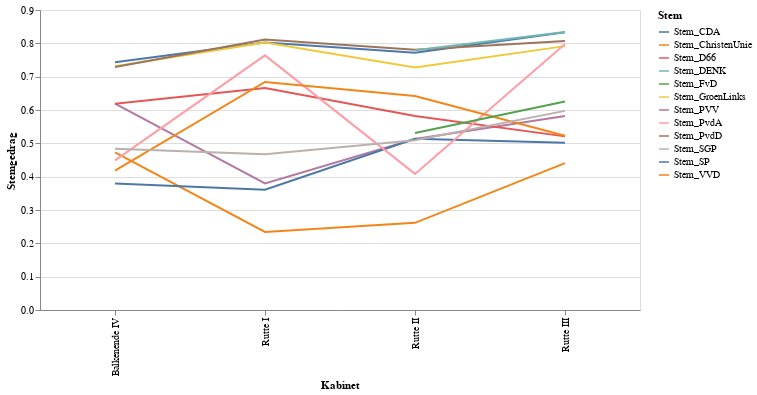

Notebook code for this chart:
### Markdown cell above
### Van Koorten en de Bie: Welke partij is de 'tegenpartij'?

### Code cell
startjaar = 2020
data = df.groupby(['Kabinet']).mean()[['Stem_'+p for p in get_largest_parties(startjaar,12)]]
data = data.reset_index()
data = data.melt('Kabinet',var_name='Stem', value_name='Stemgedrag')

alt.Chart(data,width=600).mark_line().encode(
    x='Kabinet:N',
    y=alt.Y('Stemgedrag:Q'),
    color='Stem:N',
)

### Figure 1 — Vega-Lite specification as saved in the notebook (floating-point values rounded to 4 significant figures)
{"config": {"view": {"continuousWidth": 400, "continuousHeight": 300}}, "data": {"name": "data-288ff51c28242f2bcdb246d6a37d47fa"}, "mark": "line", "encoding": {"color": {"type": "nominal", "field": "Stem"}, "x": {"type": "nominal", "field": "Kabinet"}, "y": {"type": "quantitative", "field": "Stemgedrag"}}, "width": 600, "$schema": "https://vega.github.io/schema/vega-lite/v4.8.1.json", "datasets": {"data-288ff51c28242f2bcdb246d6a37d47fa": [{"Kabinet": "Balkenende IV", "Stem": "Stem_VVD", "Stemgedrag": 0.4727}, {"Kabinet": "Rutte I", "Stem": "Stem_VVD", "Stemgedrag": 0.2343}, {"Kabinet": "Rutte II", "Stem": "Stem_VVD", "Stemgedrag": 0.2616}, {"Kabinet": "Rutte III", "Stem": "Stem_VVD", "Stemgedrag": 0.4406}, {"Kabinet": "Balkenende IV", "Stem": "Stem_PVV", "Stemgedrag": 0.6193}, {"Kabinet": "Rutte I", "Stem": "Stem_PVV", "Stemgedrag": 0.38}, {"Kabinet": "Rutte II", "Stem": "Stem_PVV", "Stemgedrag": 0.5128}, {"Kabinet": "Rutte III", "Stem": "Stem_PVV", "Stemgedrag": 0.5821}, {"Kabinet": "Balkenende IV", "Stem": "Stem_D66", "Stemgedrag": 0.6185}, {"Kabinet": "Rutte I", "Stem": "Stem_D66", "Stemgedrag": 0.6659}, {"Kabinet": "Rutte II", "Stem": "Stem_D66", "Stemgedrag": 0.5823}, {"Kabinet": "Rutte III", "Stem": "Stem_D66", "Stemgedrag": 0.5209}, {"Kabinet": "Balkenende IV", "Stem": "Stem_CDA", "Stemgedrag": 0.3793}, {"Kabinet": "Rutte I", "Stem": "Stem_CDA", "Stemgedrag": 0.3606}, {"Kabinet": "Rutte II", "Stem": "Stem_CDA", "Stemgedrag": 0.5136}, {"Kabinet": "Rutte III", "Stem": "Stem_CDA", "Stemgedrag": 0.5021}, {"Kabinet": "Balkenende IV", "Stem": "Stem_SP", "Stemgedrag": 0.7434}, {"Kabinet": "Rutte I", "Stem": "Stem_SP", "Stemgedrag": 0.8022}, {"Kabinet": "Rutte II", "Stem": "Stem_SP", "Stemgedrag": 0.7714}, {"Kabinet": "Rutte III", "Stem": "Stem_SP", "Stemgedrag": 0.8334}, {"Kabinet": "Balkenende IV", "Stem": "Stem_GroenLinks", "Stemgedrag": 0.7312}, {"Kabinet": "Rutte I", "Stem": "Stem_GroenLinks", "Stemgedrag": 0.8028}, {"Kabinet": "Rutte II", "Stem": "Stem_GroenLinks", "Stemgedrag": 0.7272}, {"Kabinet": "Rutte III", "Stem": "Stem_GroenLinks", "Stemgedrag": 0.7916}, {"Kabinet": "Balkenende IV", "Stem": "Stem_PvdA", "Stemgedrag": 0.449}, {"Kabinet": "Rutte I", "Stem": "Stem_PvdA", "Stemgedrag": 0.764}, {"Kabinet": "Rutte II", "Stem": "Stem_PvdA", "Stemgedrag": 0.4083}, {"Kabinet": "Rutte III", "Stem": "Stem_PvdA", "Stemgedrag": 0.7982}, {"Kabinet": "Balkenende IV", "Stem": "Stem_ChristenUnie", "Stemgedrag": 0.4179}, {"Kabinet": "Rutte I", "Stem": "Stem_ChristenUnie", "Stemgedrag": 0.6842}, {"Kabinet": "Rutte II", "Stem": "Stem_ChristenUnie", "Stemgedrag": 0.6419}, {"Kabinet": "Rutte III", "Stem": "Stem_ChristenUnie", "Stemgedrag": 0.5229}, {"Kabinet": "Balkenende IV", "Stem": "Stem_PvdD", "Stemgedrag": 0.7292}, {"Kabinet": "Rutte I", "Stem": "Stem_PvdD", "Stemgedrag": 0.8118}, {"Kabinet": "Rutte II", "Stem": "Stem_PvdD", "Stemgedrag": 0.781}, {"Kabinet": "Rutte III", "Stem": "Stem_PvdD", "Stemgedrag": 0.807}, {"Kabinet": "Balkenende IV", "Stem": "Stem_SGP", "Stemgedrag": 0.4835}, {"Kabinet": "Rutte I", "Stem": "Stem_SGP", "Stemgedrag": 0.467}, {"Kabinet": "Rutte II", "Stem": "Stem_SGP", "Stemgedrag": 0.509}, {"Kabinet": "Rutte III", "Stem": "Stem_SGP", "Stemgedrag": 0.5974}, {"Kabinet": "Balkenende IV", "Stem": "Stem_DENK", "Stemgedrag": null}, {"Kabinet": "Rutte I", "Stem": "Stem_DENK", "Stemgedrag": null}, {"Kabinet": "Rutte II", "Stem": "Stem_DENK", "Stemgedrag": 0.7796}, {"Kabinet": "Rutte III", "Stem": "Stem_DENK", "Stemgedrag": 0.8342}, {"Kabinet": "Balkenende IV", "Stem": "Stem_FvD", "Stemgedrag": null}, {"Kabinet": "Rutte I", "Stem": "Stem_FvD", "Stemgedrag": null}, {"Kabinet": "Rutte II", "Stem": "Stem_FvD", "Stemgedrag": 0.5307}, {"Kabinet": "Rutte III", "Stem": "Stem_FvD", "Stemgedrag": 0.6254}]}}
